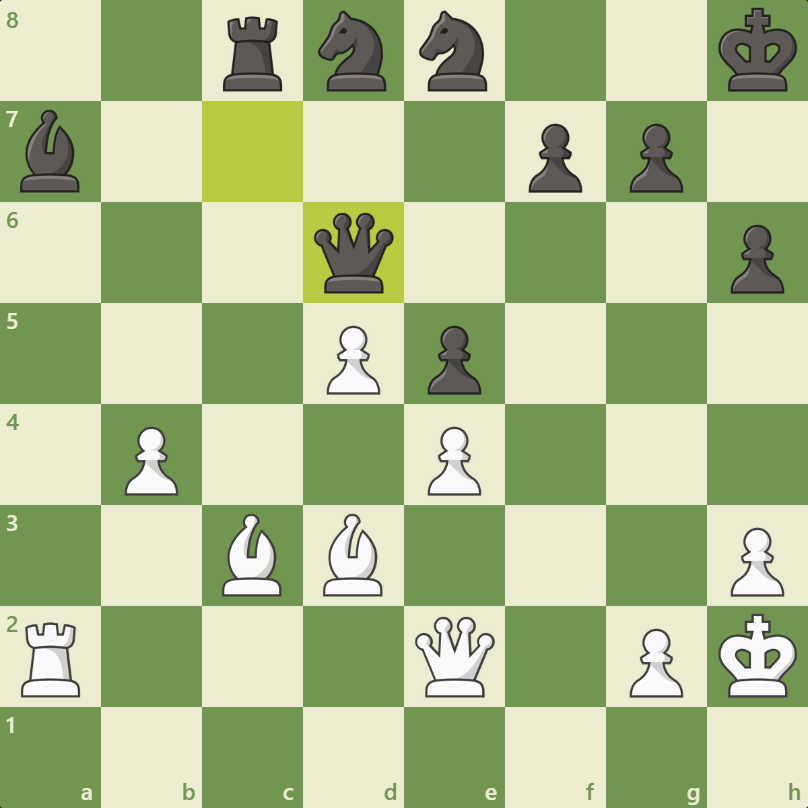
#> input picture tests/fixtures/chesscom-capture.png, 808 x 808 px
$ python -i capture.py   (imports and definitions only)
#> lines starting #> are read from the running program, lines starting #| are printed output that depends on the picture
#> further down, picture is the input picture: shape (808, 808, 3); mean B, G, R 143.9, 188.8, 173.5
### app/squares.py
"""Board grid mapping and per-square occupancy / piece-color sensing.

The sensor never identifies piece types — only which squares are occupied and
by which color. Full positions are reconstructed in tracker.py by matching
sensed changes against the legal moves of the tracked game.

Sensor convention: output is a list of 64 entries in image order (row-major
from the top-left square of the screenshot: index 0 = top-left, 63 =
bottom-right) with values EMPTY / WHITE / BLACK. Mapping to chess.py square
indices (a1=0 .. h8=63) depends on which color sits at the bottom of the
image; see sensor_to_chess_index().
"""
from __future__ import annotations

from dataclasses import dataclass

import cv2
import numpy as np

EMPTY = "."
WHITE = "W"
BLACK = "B"

RING_FRAC = 0.12     # outer band of each square sampled as its background
INNER_FRAC = 0.72    # central area tested for a piece
# RGB distance from a square's background that counts as "piece". Must stay
# below the white-piece vs light-square gap of common themes (lichess blue is
# the tightest at ~38) but above compression noise.
COLOR_DIST = 30.0
DEFAULT_OCC_THRESHOLD = 0.18


@dataclass
class BoardRegion:
    """Rectangular screen area in absolute virtual-screen pixels."""

    left: int
    top: int
    width: int
    height: int

    def as_dict(self) -> dict:
        return {"left": self.left, "top": self.top,
                "width": self.width, "height": self.height}

    # [47 lines left out: functions from_dict, _mode_color, _square_box, ring_backgrounds, not called in this run]


def luminance(bgr) -> float:
    b, g, r = float(bgr[0]), float(bgr[1]), float(bgr[2])
    return 0.114 * b + 0.587 * g + 0.299 * r


# [5 lines left out: function _inner_slice, not called in this run]


class BoardSensor:
    """Senses occupancy and piece colors for one fixed board region."""

    # [112 lines left out: functions __init__, calibrate, _pick_threshold, _occupancy_scores, _piece_luminances, sense and 3 more, not called in this run]

### app/capture.py
"""Screen capture: region grabbing, snip-style selection, auto-detection."""
from __future__ import annotations

import ctypes
import math
import sys

import cv2
import numpy as np

from .squares import BoardRegion, luminance, ring_backgrounds


# [99 lines left out: functions make_dpi_aware, grab_region, grab_monitor, select_region_interactive, not called in this run]


def _checkerboard_backgrounds(bgs: np.ndarray) -> bool:
    """Require two consistent, alternating colors, allowing move highlights."""
    parity = np.indices((8, 8)).sum(axis=0).ravel() % 2
    colors = np.array([np.median(bgs[parity == p], axis=0) for p in (0, 1)])
    contrast = float(np.linalg.norm(colors[0] - colors[1]))
    if abs(luminance(colors[0]) - luminance(colors[1])) <= 12:
        return False
    matches = np.linalg.norm(bgs - colors[parity], axis=1) < max(18, contrast * 0.3)
    grid = matches.reshape(8, 8)
    return (all(np.count_nonzero(matches[parity == p]) >= 28 for p in (0, 1))
            and bool(np.all(grid.sum(axis=0) >= 6))
            and bool(np.all(grid.sum(axis=1) >= 6)))


# [9 lines left out: function _looks_like_board, not called in this run]


def _detect_board(img: np.ndarray,
                  exclude_region: BoardRegion | None = None,
                  preferred_region: BoardRegion | None = None) -> BoardRegion | None:
    """Find board-sized square candidates from grid lines in a screenshot."""
    h, w = img.shape[:2]
#> h = 808; w = 808
    gray = cv2.cvtColor(img, cv2.COLOR_BGR2GRAY)
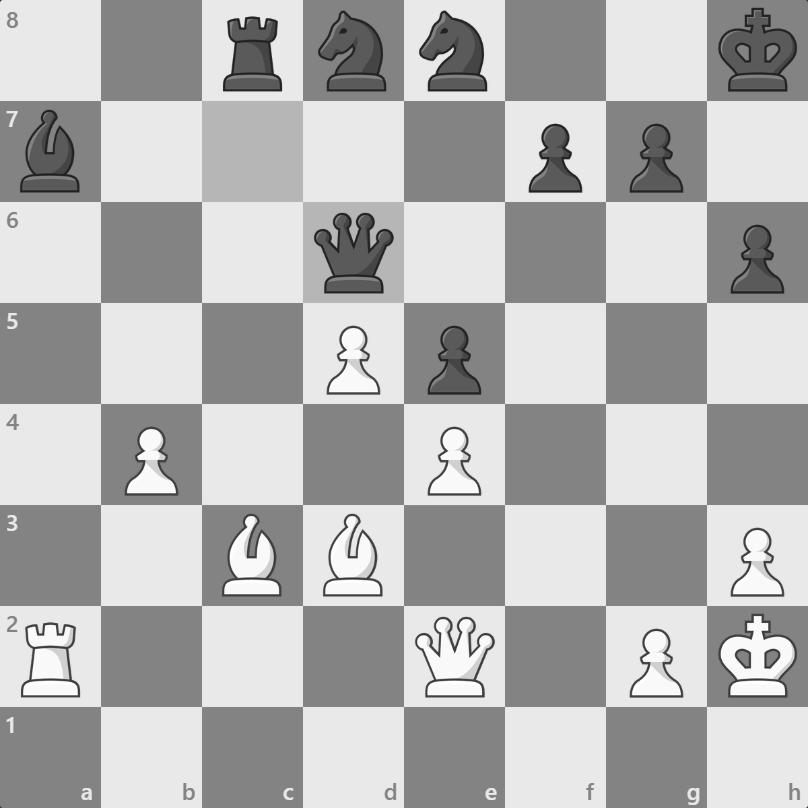
#> gray: shape (808, 808); min 29, max 255, mean 179.3
    edges = cv2.Canny(cv2.GaussianBlur(gray, (5, 5), 0), 50, 150)
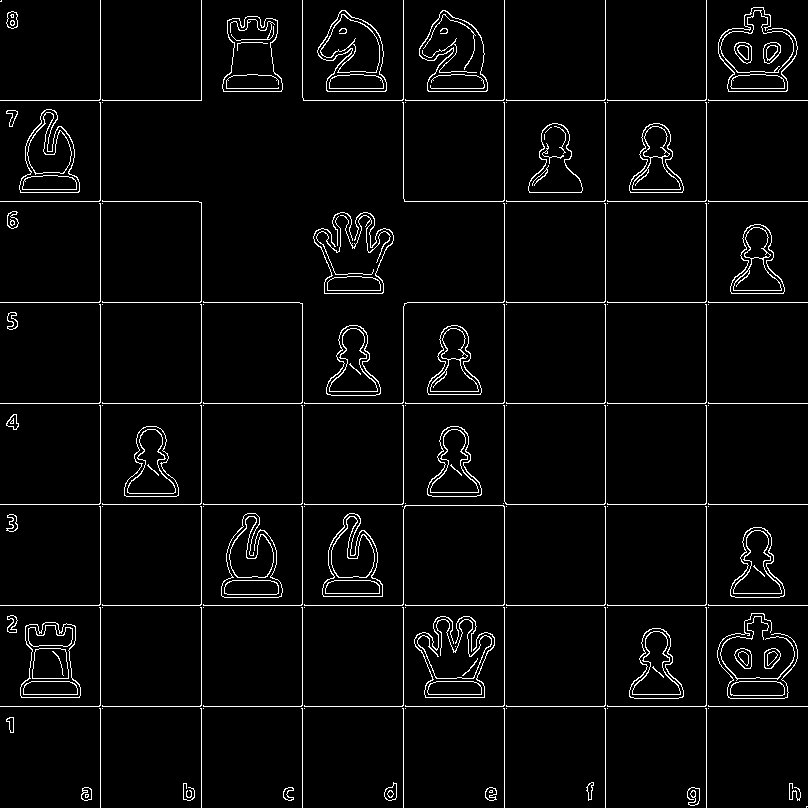
#> edges: shape (808, 808); 3.9% white in thin lines or dots
    lines = cv2.HoughLinesP(edges, 1, np.pi / 180, threshold=80,
                            minLineLength=150, maxLineGap=12)
#> lines = 15 rows, first 6: [0, 605, 807, 605], [100, 807, 100, 0], [605, 807, 605, 0], [0, 403, 807, 403], [0, 302, 299, 302], [504, 807, 504, 0]
    if lines is None:
        return None
    candidates = set()
    for x1, y1, x2, y2 in lines.reshape(-1, 4):
        if abs(y2 - y1) <= 2:
            side = abs(int(x2) - int(x1)) + 1
            for row in range(9):
                candidates.add((min(int(x1), int(x2)),
                                round((int(y1) + int(y2)) / 2 - row * side / 8),
                                side))
        elif abs(x2 - x1) <= 2:
            side = abs(int(y2) - int(y1)) + 1
            for col in range(9):
                candidates.add((round((int(x1) + int(x2)) / 2 - col * side / 8),
                                min(int(y1), int(y2)), side))
#> this loop made 15 passes
#> (x1, y1, x2, y2, side) on passes 1 to 12: (0, 605, 807, 605, 808), (100, 807, 100, 0, 808), (605, 807, 605, 0, 808), (0, 403, 807, 403, 808), (0, 302, 299, 302, 300), (504, 807, 504, 0, 808), (706, 807, 706, 0, 808), (404, 201, 807, 201, 404), (403, 807, 403, 306, 502), (303, 100, 807, 100, 505), (0, 706, 807, 706, 808), (0, 504, 402, 504, 403)
#> after the loop, candidates = 99 items

    # Prefer the main board over small previews. Sample square corners first
    # so unrelated window edges do not require expensive ring sampling.
    def priority(candidate):
        left, top, side = candidate
#> left = 404; top = -102; side = 404
        if preferred_region is None:
            return (-side, top, left)
        ref = preferred_region
        distance = math.hypot(left + side / 2 - ref.left - ref.width / 2,
                              top + side / 2 - ref.top - ref.height / 2)
        cost = 2 * abs(math.log(max(1, side) / max(1, ref.width))) + distance / max(side, ref.width, 1)
        return (cost, -side, top)

    for left, top, side in sorted(candidates, key=priority):
        if side < 160 or left < 0 or top < 0 or left + side > w or top + side > h:
            continue
        if (exclude_region and left < exclude_region.left + exclude_region.width
                and left + side > exclude_region.left
                and top < exclude_region.top + exclude_region.height
                and top + side > exclude_region.top):
            continue
        offsets = ((np.arange(8)[:, None] + (0.12, 0.88)) * side / 8).astype(int)
        samples = img[(top + offsets)[:, :, None, None],
                      (left + offsets)[None, None, :, :]].astype(np.float32)
        bgs = np.median(samples, axis=(1, 3)).reshape(64, 3)
        if (_checkerboard_backgrounds(bgs)
                and _looks_like_board(img[top:top + side, left:left + side])):
            return BoardRegion(left, top, side, side)
#> this loop made 99 passes
#> (left, top, side) on passes 1 to 12: (0, -405, 808), (0, -304, 808), (0, -203, 808), (0, -102, 808), (0, -1, 808), (-708, 0, 808), (-607, 0, 808), (-506, 0, 808), (-405, 0, 808), (-304, 0, 808), (-203, 0, 808), (-102, 0, 808)
    return None


# [30 lines left out: function try_auto_detect, not called in this run]

>>> import cv2
>>> picture = cv2.imread('../tests/fixtures/chesscom-capture.png')
>>> result = _detect_board(picture)
